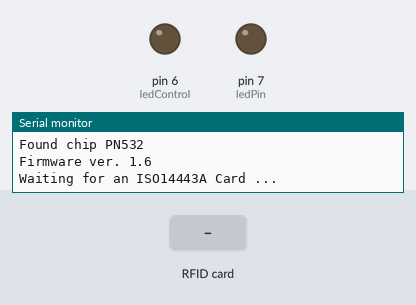
The sketch below on a simulated Arduino Uno, built with avr-gcc and run on an emulated ATmega328P. Parts: output pins drawn as LEDs (lit = HIGH), the last lines printed to the serial monitor. The test bench sets the inputs (shaded band). EEPROM starts erased.

Above: at 2.9 s.
3.0 s: RFID card 04 49 40 7A 8F 36 80 held to the reader
At 3.7 s:
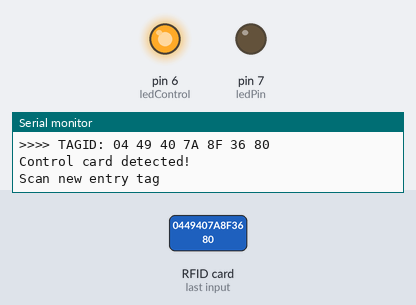
Timing chart, 0 to 6.0 s (numbered marks = the images above; inputs shaded):
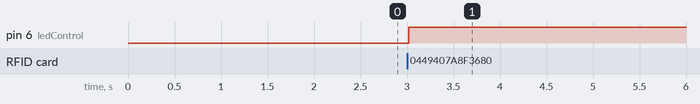

The sketch:

carStart.ino
```cpp
#include <SPI.h>
#include <PN532_SPI.h>
#include "PN532.h"
#include <EEPROM.h>
#include <NfcAdapter.h>

PN532_SPI pn532spi(SPI, 10);
PN532 nfc(pn532spi);
NfcAdapter nfcAdaptor = NfcAdapter(pn532spi);

//init constants
int ledPin = 7;
int ledControl = 6;
int addr = 0;
byte value;
bool isControlMode = false;

String controlTag = "04 49 40 7A 8F 36 80";

void setup(void) {
  pinMode(ledPin, OUTPUT);
  pinMode(ledControl, OUTPUT);

  Serial.begin(115200);
  Serial.println("Hello!");
  clearMem();
  readId();

  nfc.begin();

  uint32_t versiondata = nfc.getFirmwareVersion();
  if (! versiondata) {
    Serial.print("Didn't find PN53x board");
    while (1); // halt
  }
  // Got ok data, print it out!
  Serial.print("Found chip PN5"); Serial.println((versiondata>>24) & 0xFF, HEX);
  Serial.print("Firmware ver. "); Serial.print((versiondata>>16) & 0xFF, DEC);
  Serial.print('.'); Serial.println((versiondata>>8) & 0xFF, DEC);

  // configure board to read RFID tags
  nfc.SAMConfig();

  Serial.println("Waiting for an ISO14443A Card ...");
}

void loop(void) {
  uint8_t success;
  uint8_t uid[] = { 0, 0, 0, 0, 0, 0, 0 };  // Buffer to store the returned UID
  uint8_t uidLength;                        // Length of the UID (4 or 7 bytes depending on ISO14443A card type)

  // Wait for an ISO14443A type cards (Mifare, etc.).  When one is found
  // 'uid' will be populated with the UID, and uidLength will indicate
  // if the uid is 4 bytes (Mifare Classic) or 7 bytes (Mifare Ultralight)
  success = nfc.readPassiveTargetID(PN532_MIFARE_ISO14443A, uid, &uidLength);

  if (success) {
    String tagID = getUidString(uid ,uidLength);

    // Display some basic information about the card
    Serial.println("Found an ISO14443A card");
    Serial.print("  UID Length: ");Serial.print(uidLength, DEC);Serial.println(" bytes");
    Serial.print("  UID Value: ");nfc.PrintHex(uid, uidLength);
    Serial.print(">>>> TAGID: ");Serial.println(tagID);
    Serial.println("");

    if (tagID == controlTag)
       {
         Serial.println("Control card detected!");
         digitalWrite(ledControl, HIGH);
         addId(uid, &uidLength, tagID);
         digitalWrite(ledControl, LOW);
       }
       else if (tagID == "04 1A 0E 12 FF 38 85")
       {
         digitalWrite(ledPin, HIGH);
         spin("swithching starter.");

         Serial.println("swithching off starter.");
         digitalWrite(ledPin, LOW);
       }
   }
}
// just spin while tag is present.
void spin(String message)
{
   while (nfcAdaptor.tagPresent())
   {
     // spin lock till tag is removed
     Serial.println(message);
   }
}
// add a new  ID
void addId(uint8_t *uid, uint8_t *uidLength, String tagID)
{
   bool isControlMode = true;
   Serial.println("\nScan new entry tag\n");

   while(isControlMode)
   {
      if (nfcAdaptor.tagPresent())
      {
         nfc.readPassiveTargetID(PN532_MIFARE_ISO14443A, uid, uidLength);
         tagID = getUidString(uid ,*uidLength);
         if (tagID != controlTag)
         {
           writeId(uid, *uidLength);
           Serial.println("New tag keyed for entry!");
           isControlMode = false;
           readId();
         }
         Serial.print("Tag ID: ");
         Serial.println(tagID);
      }
   }
}
String getUidString(const uint8_t *data, const uint32_t numBytes)
{
    String uidString = "";
    for (int i = 0; i < numBytes; i++)
    {
        if (i > 0)
        {
            uidString += " ";
        }

        if (data[i] < 0xF)
        {
            uidString += "0";
        }

        uidString += String((unsigned int)data[i], (unsigned char)HEX);
    }
    uidString.toUpperCase();
    return uidString;
}

void readId()
{
   uint8_t uid[] = { 0, 0, 0, 0, 0, 0, 0 };  // Buffer to store the returned UID
   uint8_t uidLength;                        // Length of the UID (4 or 7 bytes depending on ISO14443A card type)

   int numBytes = EEPROM.read(addr);
   addr = addr + 1;
   for (int i = 0; i < numBytes; i++)
   {
     uid[i] = addr + i;
   }
   String id = getUidString(uid, numBytes);
   Serial.println(id);
}

void clearMem()
{
  int address = 0;
  for (int i = 0; i < 512; i++)
  {
    EEPROM.write(address, 0);
    address = address + 1;
  }
}
void writeId(const uint8_t *data, const uint32_t numBytes)
{
  EEPROM.write(addr, numBytes);
  addr = addr + 1;
  for (int i = 0; i < numBytes; i++)
  {
    EEPROM.write(addr, data[i]);
    addr = addr + 1;
  }
}
```

Measured:
- after the input at 3.0 s, pin 6 (ledControl): LOW → HIGH at once
